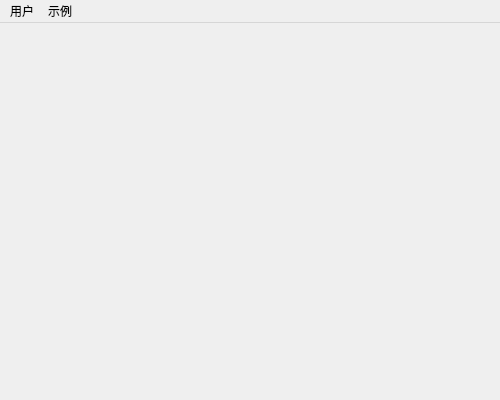
<?xml version="1.0" encoding="UTF-8"?>
<ui version="4.0">
 <class>MainWindow</class>
 <widget class="QMainWindow" name="MainWindow">
  <property name="geometry">
   <rect>
    <x>0</x>
    <y>0</y>
    <width>500</width>
    <height>400</height>
   </rect>
  </property>
  <property name="font">
   <font>
    <family>微软雅黑</family>
   </font>
  </property>
  <property name="windowTitle">
   <string>应用</string>
  </property>
  <property name="windowIcon">
   <iconset resource="../res/res.qrc">
    <normaloff>:/icon/icon/program.png</normaloff>:/icon/icon/program.png</iconset>
  </property>
  <widget class="QWidget" name="centralWidget">
   <layout class="QVBoxLayout" name="main_layout">
    <property name="spacing">
     <number>0</number>
    </property>
    <property name="leftMargin">
     <number>0</number>
    </property>
    <property name="topMargin">
     <number>0</number>
    </property>
    <property name="rightMargin">
     <number>0</number>
    </property>
    <property name="bottomMargin">
     <number>0</number>
    </property>
   </layout>
  </widget>
  <widget class="QMenuBar" name="menuBar">
   <property name="geometry">
    <rect>
     <x>0</x>
     <y>0</y>
     <width>500</width>
     <height>22</height>
    </rect>
   </property>
   <widget class="QMenu" name="menuuser">
    <property name="title">
     <string>用户</string>
    </property>
    <addaction name="actionlogin"/>
    <addaction name="separator"/>
    <addaction name="actionlogout"/>
   </widget>
   <widget class="QMenu" name="menufunction">
    <property name="title">
     <string>示例</string>
    </property>
    <addaction name="actionrequest_example"/>
   </widget>
   <addaction name="menuuser"/>
   <addaction name="menufunction"/>
  </widget>
  <action name="actionopen">
   <property name="text">
    <string>打开</string>
   </property>
  </action>
  <action name="actionclose">
   <property name="text">
    <string>关闭</string>
   </property>
  </action>
  <action name="actionlogin">
   <property name="text">
    <string>登录</string>
   </property>
  </action>
  <action name="actionlogout">
   <property name="text">
    <string>登出</string>
   </property>
  </action>
  <action name="actionclose_2">
   <property name="text">
    <string>关闭</string>
   </property>
  </action>
  <action name="actionrequest_example">
   <property name="text">
    <string>1.网络下载请求</string>
   </property>
  </action>
 </widget>
 <resources>
  <include location="../res/res.qrc"/>
 </resources>
 <connections/>
</ui>
